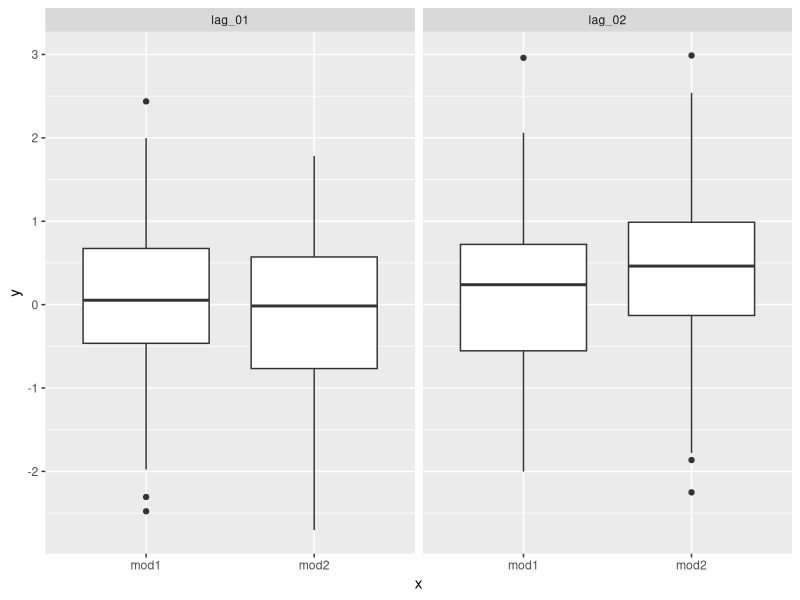

Reproduce this figure in R.
##################################################################################
#
## Auxiliary functions for plotting of verification figures
#
# For informations on using ggplot2:
#  - http://t-redactyl.io/blog/2016/04/creating-plots-in-r-using-ggplot2-part-10-boxplots.html
#  - http://www.sthda.com/english/wiki/ggplot2-box-plot-quick-start-guide-r-software-and-data-visualization
#
#
##################################################################################

## install needed packages:
# install.packages("ggplot2")

## Sharpness boxplot:

library("ggplot2")


## Create test data for function development

testdata <- data.frame(y = c(rnorm(100, 0), rnorm(100, 0.1),
                             rnorm(100, 0.2), rnorm(100, 0.3)),
                       x = factor(rep(c(1:2, 1:2), each = 100),
                                  labels = c("mod1", "mod2")),
                       z = factor(rep(1:2, each = 200),
                                  labels = c("lag_01", "lag_02")))


## start of actual function
ggplot(testdata, aes(x = x, y = y)) +
    geom_boxplot() + facet_grid(. ~ z)




